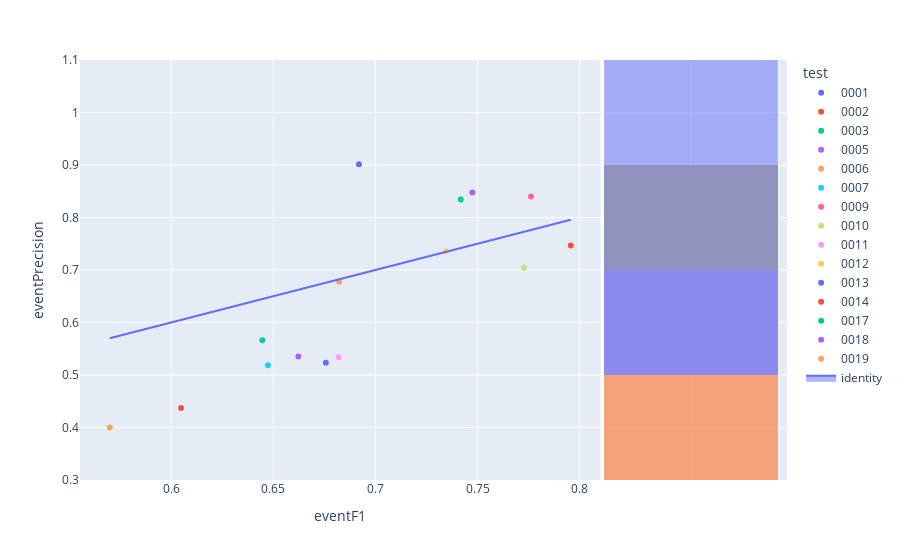

Notebook cell for this chart:
### Code cell
fig=px.scatter(experimentModels,x='eventF1',y='eventPrecision',color='test',hover_name='modelId', marginal_y="histogram")
fig.add_trace(
    go.Scatter(x=experimentModels['eventF1'], y=experimentModels['eventF1'], name="identity", mode='lines',fill="toself")
)
fig.show()

### Figure 1 — Plotly figure (JSON) as saved in the notebook; plotly's stock layout.template omitted (floating-point values rounded to 4 significant figures)
{"data": [{"hovertemplate": "<b>%{hovertext}</b><br><br>test=0001<br>eventF1=%{x}<br>eventPrecision=%{y}<extra></extra>", "hovertext": ["8b2ea581-6dec-4094-957e-cc1ceb7234c5"], "legendgroup": "0001", "marker": {"color": "#636efa", "symbol": "circle"}, "mode": "markers", "name": "0001", "orientation": "v", "showlegend": true, "type": "scatter", "x": [0.6919], "xaxis": "x", "y": [0.9015], "yaxis": "y"}, {"alignmentgroup": "True", "bingroup": "y", "hovertemplate": "test=0001<br>eventPrecision=%{y}<br>count=%{x}<extra></extra>", "legendgroup": "0001", "marker": {"color": "#636efa"}, "name": "0001", "offsetgroup": "0001", "opacity": 0.5, "showlegend": false, "type": "histogram", "xaxis": "x2", "y": [0.9015], "yaxis": "y2"}, {"hovertemplate": "<b>%{hovertext}</b><br><br>test=0002<br>eventF1=%{x}<br>eventPrecision=%{y}<extra></extra>", "hovertext": ["80181036-469f-4bcf-95a0-68374649133a"], "legendgroup": "0002", "marker": {"color": "#EF553B", "symbol": "circle"}, "mode": "markers", "name": "0002", "orientation": "v", "showlegend": true, "type": "scatter", "x": [0.7956], "xaxis": "x", "y": [0.7467], "yaxis": "y"}, {"alignmentgroup": "True", "bingroup": "y", "hovertemplate": "test=0002<br>eventPrecision=%{y}<br>count=%{x}<extra></extra>", "legendgroup": "0002", "marker": {"color": "#EF553B"}, "name": "0002", "offsetgroup": "0002", "opacity": 0.5, "showlegend": false, "type": "histogram", "xaxis": "x2", "y": [0.7467], "yaxis": "y2"}, {"hovertemplate": "<b>%{hovertext}</b><br><br>test=0003<br>eventF1=%{x}<br>eventPrecision=%{y}<extra></extra>", "hovertext": ["f6cafb09-5e74-4889-a306-e517e28d70fe"], "legendgroup": "0003", "marker": {"color": "#00cc96", "symbol": "circle"}, "mode": "markers", "name": "0003", "orientation": "v", "showlegend": true, "type": "scatter", "x": [0.6446], "xaxis": "x", "y": [0.5661], "yaxis": "y"}, {"alignmentgroup": "True", "bingroup": "y", "hovertemplate": "test=0003<br>eventPrecision=%{y}<br>count=%{x}<extra></extra>", "legendgroup": "0003", "marker": {"color": "#00cc96"}, "name": "0003", "offsetgroup": "0003", "opacity": 0.5, "showlegend": false, "type": "histogram", "xaxis": "x2", "y": [0.5661], "yaxis": "y2"}, {"hovertemplate": "<b>%{hovertext}</b><br><br>test=0005<br>eventF1=%{x}<br>eventPrecision=%{y}<extra></extra>", "hovertext": ["2bf1e17a-c8bb-4166-8453-7fdff2414b10"], "legendgroup": "0005", "marker": {"color": "#ab63fa", "symbol": "circle"}, "mode": "markers", "name": "0005", "orientation": "v", "showlegend": true, "type": "scatter", "x": [0.6622], "xaxis": "x", "y": [0.5353], "yaxis": "y"}, {"alignmentgroup": "True", "bingroup": "y", "hovertemplate": "test=0005<br>eventPrecision=%{y}<br>count=%{x}<extra></extra>", "legendgroup": "0005", "marker": {"color": "#ab63fa"}, "name": "0005", "offsetgroup": "0005", "opacity": 0.5, "showlegend": false, "type": "histogram", "xaxis": "x2", "y": [0.5353], "yaxis": "y2"}, {"hovertemplate": "<b>%{hovertext}</b><br><br>test=0006<br>eventF1=%{x}<br>eventPrecision=%{y}<extra></extra>", "hovertext": ["0feacbcf-4f37-402e-8fbc-4e48a2520bd4"], "legendgroup": "0006", "marker": {"color": "#FFA15A", "symbol": "circle"}, "mode": "markers", "name": "0006", "orientation": "v", "showlegend": true, "type": "scatter", "x": [0.6821], "xaxis": "x", "y": [0.6776], "yaxis": "y"}, {"alignmentgroup": "True", "bingroup": "y", "hovertemplate": "test=0006<br>eventPrecision=%{y}<br>count=%{x}<extra></extra>", "legendgroup": "0006", "marker": {"color": "#FFA15A"}, "name": "0006", "offsetgroup": "0006", "opacity": 0.5, "showlegend": false, "type": "histogram", "xaxis": "x2", "y": [0.6776], "yaxis": "y2"}, {"hovertemplate": "<b>%{hovertext}</b><br><br>test=0007<br>eventF1=%{x}<br>eventPrecision=%{y}<extra></extra>", "hovertext": ["29c70696-0202-4feb-bd78-3579052a4865"], "legendgroup": "0007", "marker": {"color": "#19d3f3", "symbol": "circle"}, "mode": "markers", "name": "0007", "orientation": "v", "showlegend": true, "type": "scatter", "x": [0.6473], "xaxis": "x", "y": [0.5185], "yaxis": "y"}, {"alignmentgroup": "True", "bingroup": "y", "hovertemplate": "test=0007<br>eventPrecision=%{y}<br>count=%{x}<extra></extra>", "legendgroup": "0007", "marker": {"color": "#19d3f3"}, "name": "0007", "offsetgroup": "0007", "opacity": 0.5, "showlegend": false, "type": "histogram", "xaxis": "x2", "y": [0.5185], "yaxis": "y2"}, {"hovertemplate": "<b>%{hovertext}</b><br><br>test=0009<br>eventF1=%{x}<br>eventPrecision=%{y}<extra></extra>", "hovertext": ["768cb7b4-e534-49f7-b9c4-acfa7b401ffe"], "legendgroup": "0009", "marker": {"color": "#FF6692", "symbol": "circle"}, "mode": "markers", "name": "0009", "orientation": "v", "showlegend": true, "type": "scatter", "x": [0.7761], "xaxis": "x", "y": [0.84], "yaxis": "y"}, {"alignmentgroup": "True", "bingroup": "y", "hovertemplate": "test=0009<br>eventPrecision=%{y}<br>count=%{x}<extra></extra>", "legendgroup": "0009", "marker": {"color": "#FF6692"}, "name": "0009", "offsetgroup": "0009", "opacity": 0.5, "showlegend": false, "type": "histogram", "xaxis": "x2", "y": [0.84], "yaxis": "y2"}, {"hovertemplate": "<b>%{hovertext}</b><br><br>test=0010<br>eventF1=%{x}<br>eventPrecision=%{y}<extra></extra>", "hovertext": ["e3d50ec6-a2f8-45fc-88f9-9af0621c2050"], "legendgroup": "0010", "marker": {"color": "#B6E880", "symbol": "circle"}, "mode": "markers", "name": "0010", "orientation": "v", "showlegend": true, "type": "scatter", "x": [0.7726], "xaxis": "x", "y": [0.7044], "yaxis": "y"}, {"alignmentgroup": "True", "bingroup": "y", "hovertemplate": "test=0010<br>eventPrecision=%{y}<br>count=%{x}<extra></extra>", "legendgroup": "0010", "marker": {"color": "#B6E880"}, "name": "0010", "offsetgroup": "0010", "opacity": 0.5, "showlegend": false, "type": "histogram", "xaxis": "x2", "y": [0.7044], "yaxis": "y2"}, {"hovertemplate": "<b>%{hovertext}</b><br><br>test=0011<br>eventF1=%{x}<br>eventPrecision=%{y}<extra></extra>", "hovertext": ["d539204f-ac49-4811-9ed0-9b39bc65c8f3"], "legendgroup": "0011", "marker": {"color": "#FF97FF", "symbol": "circle"}, "mode": "markers", "name": "0011", "orientation": "v", "showlegend": true, "type": "scatter", "x": [0.682], "xaxis": "x", "y": [0.534], "yaxis": "y"}, {"alignmentgroup": "True", "bingroup": "y", "hovertemplate": "test=0011<br>eventPrecision=%{y}<br>count=%{x}<extra></extra>", "legendgroup": "0011", "marker": {"color": "#FF97FF"}, "name": "0011", "offsetgroup": "0011", "opacity": 0.5, "showlegend": false, "type": "histogram", "xaxis": "x2", "y": [0.534], "yaxis": "y2"}, {"hovertemplate": "<b>%{hovertext}</b><br><br>test=0012<br>eventF1=%{x}<br>eventPrecision=%{y}<extra></extra>", "hovertext": ["1fe9ebda-f8d4-46a7-8ec3-1c1477a12af6"], "legendgroup": "0012", "marker": {"color": "#FECB52", "symbol": "circle"}, "mode": "markers", "name": "0012", "orientation": "v", "showlegend": true, "type": "scatter", "x": [0.7345], "xaxis": "x", "y": [0.7355], "yaxis": "y"}, {"alignmentgroup": "True", "bingroup": "y", "hovertemplate": "test=0012<br>eventPrecision=%{y}<br>count=%{x}<extra></extra>", "legendgroup": "0012", "marker": {"color": "#FECB52"}, "name": "0012", "offsetgroup": "0012", "opacity": 0.5, "showlegend": false, "type": "histogram", "xaxis": "x2", "y": [0.7355], "yaxis": "y2"}, {"hovertemplate": "<b>%{hovertext}</b><br><br>test=0013<br>eventF1=%{x}<br>eventPrecision=%{y}<extra></extra>", "hovertext": ["fef1292a-c2f5-4c3e-96c0-b9ec6f60cb96"], "legendgroup": "0013", "marker": {"color": "#636efa", "symbol": "circle"}, "mode": "markers", "name": "0013", "orientation": "v", "showlegend": true, "type": "scatter", "x": [0.6757], "xaxis": "x", "y": [0.5234], "yaxis": "y"}, {"alignmentgroup": "True", "bingroup": "y", "hovertemplate": "test=0013<br>eventPrecision=%{y}<br>count=%{x}<extra></extra>", "legendgroup": "0013", "marker": {"color": "#636efa"}, "name": "0013", "offsetgroup": "0013", "opacity": 0.5, "showlegend": false, "type": "histogram", "xaxis": "x2", "y": [0.5234], "yaxis": "y2"}, {"hovertemplate": "<b>%{hovertext}</b><br><br>test=0014<br>eventF1=%{x}<br>eventPrecision=%{y}<extra></extra>", "hovertext": ["17643ba4-cb3b-4cd8-818b-406abeab9cb3"], "legendgroup": "0014", "marker": {"color": "#EF553B", "symbol": "circle"}, "mode": "markers", "name": "0014", "orientation": "v", "showlegend": true, "type": "scatter", "x": [0.6047], "xaxis": "x", "y": [0.4369], "yaxis": "y"}, {"alignmentgroup": "True", "bingroup": "y", "hovertemplate": "test=0014<br>eventPrecision=%{y}<br>count=%{x}<extra></extra>", "legendgroup": "0014", "marker": {"color": "#EF553B"}, "name": "0014", "offsetgroup": "0014", "opacity": 0.5, "showlegend": false, "type": "histogram", "xaxis": "x2", "y": [0.4369], "yaxis": "y2"}, {"hovertemplate": "<b>%{hovertext}</b><br><br>test=0017<br>eventF1=%{x}<br>eventPrecision=%{y}<extra></extra>", "hovertext": ["deda4266-2cea-44e1-93d6-21d866332ca0"], "legendgroup": "0017", "marker": {"color": "#00cc96", "symbol": "circle"}, "mode": "markers", "name": "0017", "orientation": "v", "showlegend": true, "type": "scatter", "x": [0.7417], "xaxis": "x", "y": [0.8342], "yaxis": "y"}, {"alignmentgroup": "True", "bingroup": "y", "hovertemplate": "test=0017<br>eventPrecision=%{y}<br>count=%{x}<extra></extra>", "legendgroup": "0017", "marker": {"color": "#00cc96"}, "name": "0017", "offsetgroup": "0017", "opacity": 0.5, "showlegend": false, "type": "histogram", "xaxis": "x2", "y": [0.8342], "yaxis": "y2"}, {"hovertemplate": "<b>%{hovertext}</b><br><br>test=0018<br>eventF1=%{x}<br>eventPrecision=%{y}<extra></extra>", "hovertext": ["60d7b18b-ed9c-40bb-98ce-5193ad5abe70"], "legendgroup": "0018", "marker": {"color": "#ab63fa", "symbol": "circle"}, "mode": "markers", "name": "0018", "orientation": "v", "showlegend": true, "type": "scatter", "x": [0.7474], "xaxis": "x", "y": [0.8475], "yaxis": "y"}, {"alignmentgroup": "True", "bingroup": "y", "hovertemplate": "test=0018<br>eventPrecision=%{y}<br>count=%{x}<extra></extra>", "legendgroup": "0018", "marker": {"color": "#ab63fa"}, "name": "0018", "offsetgroup": "0018", "opacity": 0.5, "showlegend": false, "type": "histogram", "xaxis": "x2", "y": [0.8475], "yaxis": "y2"}, {"hovertemplate": "<b>%{hovertext}</b><br><br>test=0019<br>eventF1=%{x}<br>eventPrecision=%{y}<extra></extra>", "hovertext": ["c8a28ce7-7f69-4a97-bfe2-229b91334659"], "legendgroup": "0019", "marker": {"color": "#FFA15A", "symbol": "circle"}, "mode": "markers", "name": "0019", "orientation": "v", "showlegend": true, "type": "scatter", "x": [0.5699], "xaxis": "x", "y": [0.4], "yaxis": "y"}, {"alignmentgroup": "True", "bingroup": "y", "hovertemplate": "test=0019<br>eventPrecision=%{y}<br>count=%{x}<extra></extra>", "legendgroup": "0019", "marker": {"color": "#FFA15A"}, "name": "0019", "offsetgroup": "0019", "opacity": 0.5, "showlegend": false, "type": "histogram", "xaxis": "x2", "y": [0.4], "yaxis": "y2"}, {"fill": "toself", "mode": "lines", "name": "identity", "type": "scatter", "x": [0.6919, 0.7956, 0.6446, 0.6622, 0.6821, 0.6473, 0.7761, 0.7726, 0.682, 0.7345, 0.6757, 0.6047, 0.7417, 0.7474, 0.5699], "y": [0.6919, 0.7956, 0.6446, 0.6622, 0.6821, 0.6473, 0.7761, 0.7726, 0.682, 0.7345, 0.6757, 0.6047, 0.7417, 0.7474, 0.5699]}], "layout": {"barmode": "overlay", "legend": {"title": {"text": "test"}, "tracegroupgap": 0}, "margin": {"t": 60}, "xaxis": {"anchor": "y", "domain": [0, 0.7363], "title": {"text": "eventF1"}}, "xaxis2": {"anchor": "y2", "domain": [0.7413, 1], "matches": "x2", "showgrid": true, "showline": false, "showticklabels": false, "ticks": ""}, "yaxis": {"anchor": "x", "domain": [0, 1], "title": {"text": "eventPrecision"}}, "yaxis2": {"anchor": "x2", "domain": [0, 1], "matches": "y", "showgrid": true, "showticklabels": false}}}
